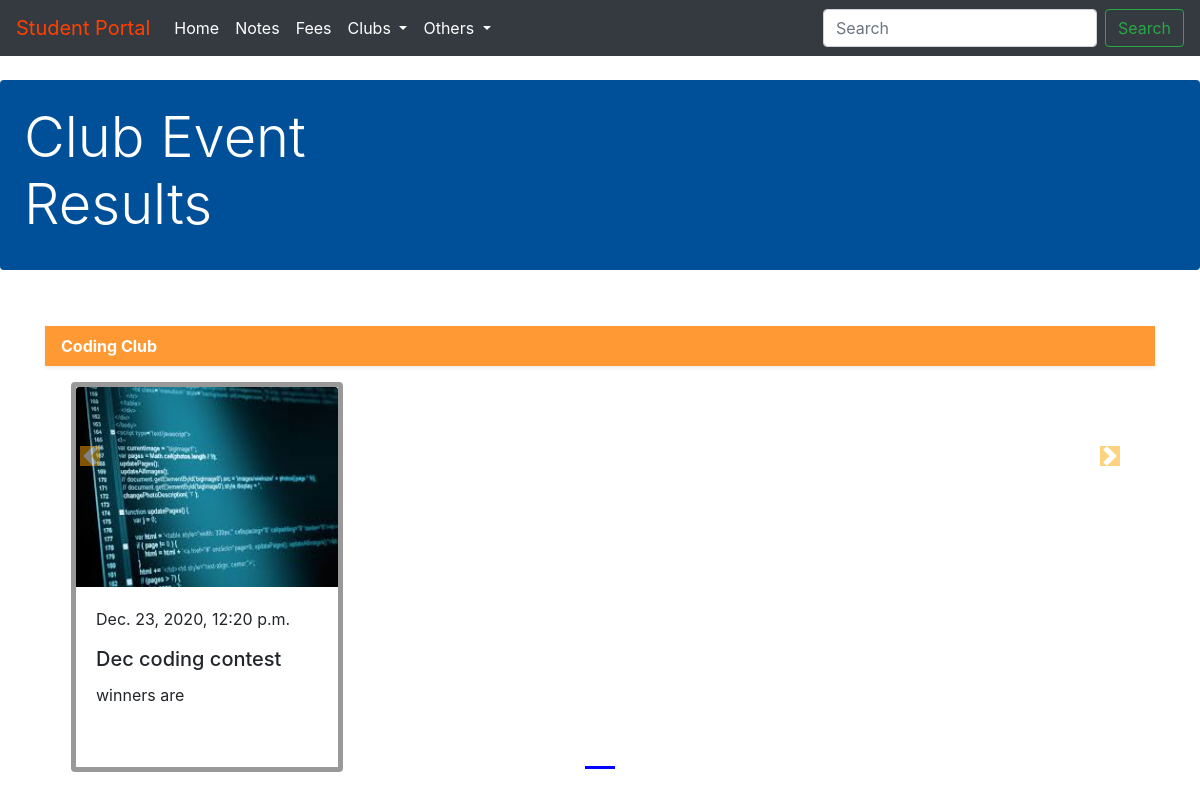
Screenshot of /clubs/clubresults/ with the database file from the repository.
### clubs/models.py (models this page shows, shortened)
class Groupresults(models.Model):
    result_id=models.AutoField
    result_name=models.CharField(max_length=50, default="")
    result_category = models.CharField(max_length=50, default="")
    result_desc=models.CharField(max_length=300, default="")
    result_image= models.ImageField(upload_to="clubs/images",null=True, blank=True)
    result_date = models.DateTimeField(null=True)
    result_document= models.FileField(upload_to="clubs/documents",null=True, blank=True)

### clubs/views.py (the view)
# urls.py: path('clubresults/', views.clubresults, name="ClubResults")
def clubresults(request):
    allProds = []
    catprods = Groupresults.objects.values('result_category', 'id')
    cats = {item['result_category'] for item in catprods}
    for cat in cats:
        prod = Groupresults.objects.filter(result_category=cat)
        n = len(prod)
        nSlides = n // 4 + ceil((n / 4) - (n // 4))
        allProds.append([prod, range(1, nSlides), nSlides])
    params = {'allProds':allProds}
    return render(request, 'clubs/clubresults.html', params)

### clubs/templates/clubs/clubresults.html (shortened to what this page needs)
{% extends 'clubs/basic.html' %}
{% block body %}
{% load static %}
<br>
<div style="background-color: #004f99" class="jumbotron p-8 p-md-4 text-white rounded bg-darkblue">
        <div class="col-md-4 px-0">
          <h1 class="display-4 ">Club Event Results</h1>
        </div>
      </div>
<div class="container">
    {% for groupresults, range, nSlides in allProds %}
    <br>
     <div class="navbar navbar-dark bg-darkblue shadow-sm" style="background-color: #ff9933; color:white;">
        <strong>{{groupresults.0.result_category}} Club</strong>
     </div>
    <div class="row">
       <div id="demo{{forloop.counter}}" class="col carousel slide my-3" data-ride="carousel">
         <ul class="carousel-indicators">
            <li data-target="#demo{{forloop.counter}}" data-slide-to="0" class="active"></li>
         </ul>
            <div class="container carousel-inner no-padding">
              <div class="carousel-item active">
                 {% for i in groupresults %}
                  <div class="col-xs-3 col-sm-3 col-md-3">
                    <div class="card" style="width:17rem; height:390px; border-width:thick; border-color:#999999;">
                     {% if i.result_image %}
                     <img src='/media/{{i.result_image}}' style="width:262px;"class="card-img-top" alt="...">
                        {% endif %}
                        <div class="card-body">
                            <p class="card-text">{{i.result_date}}</p>
                            <h5 class="card-title">{{i.result_name}}</h5>
                            <p class="card-text">{{i.result_desc}}</p>
                        </div>
                     </div>
                  </div>
                  {% endfor %}
              </div>
            </div>
       </div>
        <a class="carousel-control-prev" href="#demo{{forloop.counter}}" data-slide="prev">
            <span class="carousel-control-prev-icon"></span>
        </a>
        <a class="carousel-control-next" href="#demo{{forloop.counter}}" data-slide="next">
            <span class="carousel-control-next-icon"></span>
        </a>
    </div>
 {% endfor %}
</div>
{% endblock %}

### rows the page displays
Groupresults: result_category "Coding", result_image (picture), result_date "Dec. 23, 2020, 12:20 p.m.", result_name "Dec coding contest", result_desc "winners are"
